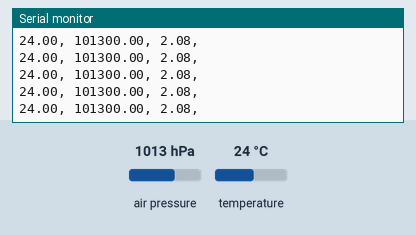
Simulated run of this sketch. Board: Arduino Uno, built with avr-gcc and run on an emulated ATmega328P. On the bench: the last lines printed to the serial monitor. The inputs (shaded band) are chosen by the test bench; at power-on: air pressure 1013 hPa, temperature 24 °C.

Above: at 1.2 s.
1.3 s: air pressure set to 1000 hPa
At 2.3 s:
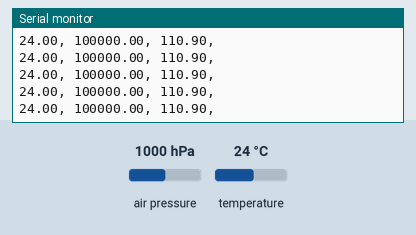
4.3 s: air pressure set to 952 hPa
At 4.8 s:
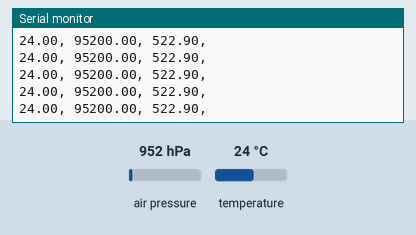
7.3 s: air pressure set to 1048 hPa
At 8.2 s:
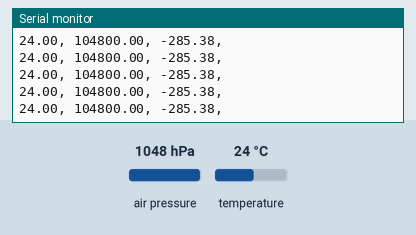
10.3 s: air pressure set to 975 hPa
At 11.0 s:
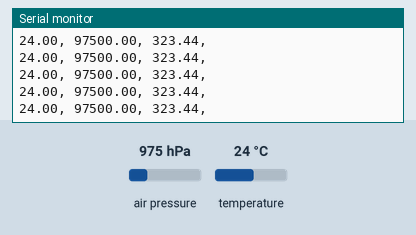
13.3 s: air pressure set to 1025 hPa
At 13.9 s:
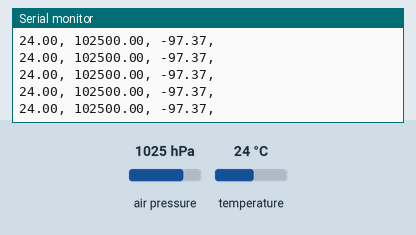
Timing chart, 0 to 16.3 s (numbered marks = the images above; inputs shaded):
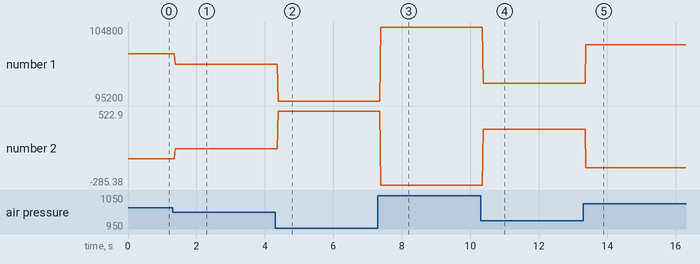

Measured:
- after the input at 1.3 s, the serial monitor: prints a new line after 0.08 s (image 1)
- after the input at 4.3 s, the serial monitor: prints a new line after 0.08 s (image 2)
- after the input at 7.3 s, the serial monitor: prints a new line after 0.09 s (image 3)
- after the input at 10.3 s, the serial monitor: prints a new line after 0.07 s (image 4)
- after the input at 13.3 s, the serial monitor: prints a new line after 0.08 s (image 5)
- plotted number 1: 101300 → 100000 after the input at 1.3 s, 100000 → 95200 after the input at 4.3 s, 95200 → 104800 after the input at 7.3 s, 104800 → 97500 after the input at 10.3 s, 97500 → 102500 after the input at 13.3 s
- plotted number 2: 2.08 → 110.9 after the input at 1.3 s, 110.9 → 522.9 after the input at 4.3 s, 522.9 → -285.38 after the input at 7.3 s, -285.38 → 323.44 after the input at 10.3 s, 323.44 → -97.37 after the input at 13.3 s

The sketch:

Barometro_funcion.ino
```cpp
#include <Adafruit_BMP280.h>
#include <Wire.h>
#include <SPI.h>

#define BMP_SCK  (13)
#define BMP_MISO (12)
#define BMP_MOSI (11)
#define BMP_CS   (10)

Adafruit_BMP280 bmp;

void setup() {
  Serial.begin(9600);
  if (!bmp.begin()) {
    Serial.println("Error al iniciar BAROMETRO BMP280");
    while (1);
  }
}

void loop(){
    Serial.println(BMP280());
}

String BMP280(){
    String temperatura = "";
    String presion = "";
    String altitud = "";
    temperatura = bmp.readTemperature();
    presion = bmp.readPressure();
    altitud = bmp.readAltitude(1013.25);
    String b = temperatura + ", " + presion + ", " + altitud + ", ";
    return b;
  }
```
